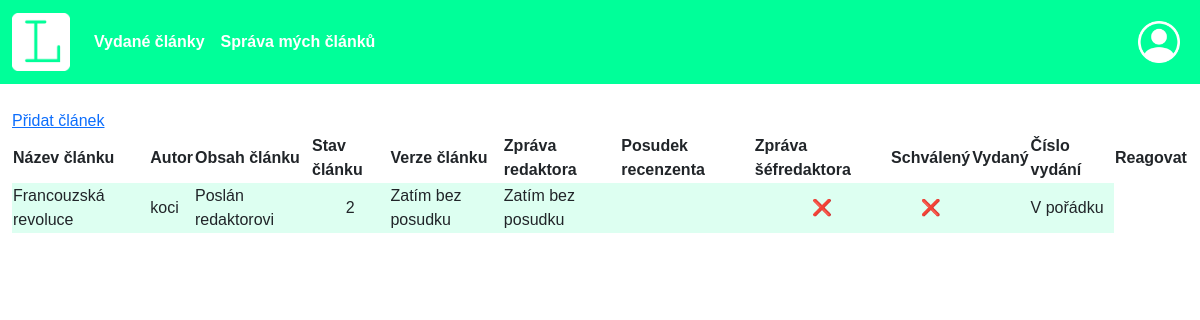
The app's page /KÓD/spravaClanku.php (signed in), older data.
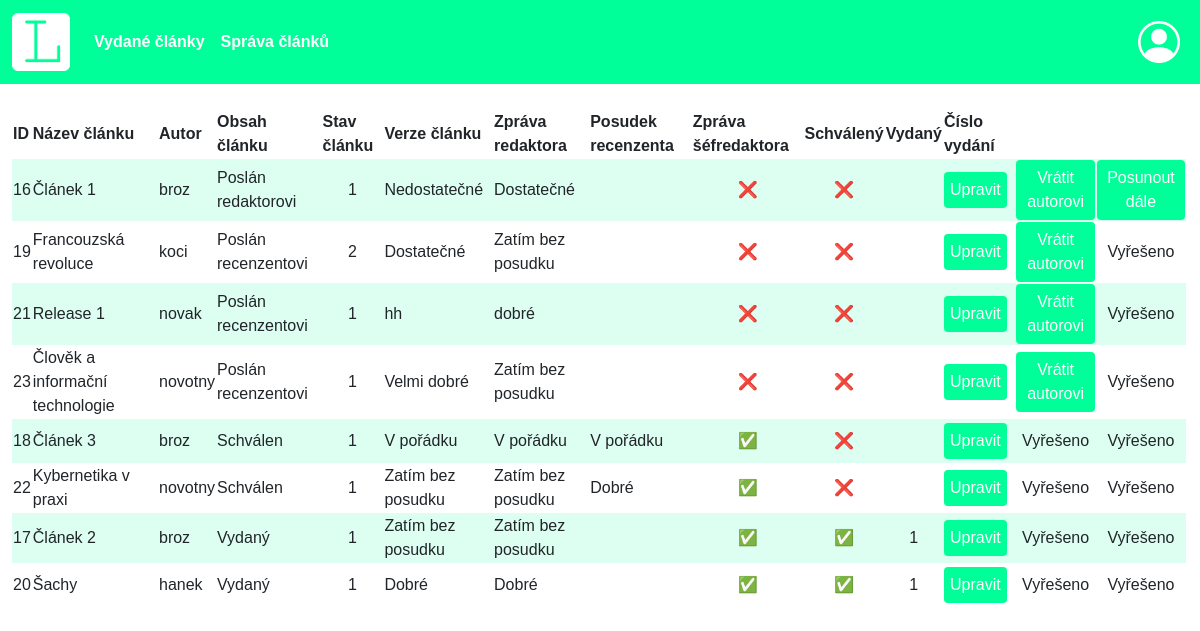
The same page, newer data.
### tables this page shows
CREATE TABLE `clanky` (
  `clanek_id` int(11) NOT NULL,
  `clanek_autor` int(11) NOT NULL,
  `clanek_nazev` varchar(120) NOT NULL,
  `clanek_obsah` varchar(150) NOT NULL,
  `clanek_vydany` bit(1) NOT NULL DEFAULT b'0',
  `clanek_schvaleny` bit(1) NOT NULL DEFAULT b'0',
  `clanek_stav` int(11) NOT NULL DEFAULT 1,
  `clanek_verze` int(11) NOT NULL DEFAULT 1,
  `clanek_vydani` int(11) DEFAULT NULL,
  `clanek_zpravaRedaktora` text NOT NULL DEFAULT 'Zatím bez posudku',
  `clanek_zpravaSefredaktora` text DEFAULT NULL,
  `clanek_zpravaRecenzenta` text NOT NULL DEFAULT 'Zatím bez posudku'
);

CREATE TABLE `users` (
  `user_id` int(11) NOT NULL,
  `user_name` varchar(30) NOT NULL,
  `user_sname` varchar(30) NOT NULL,
  `user_login` varchar(40) NOT NULL,
  `user_passwd` varchar(150) NOT NULL,
  `user_role` int(11) NOT NULL DEFAULT 3,
  `user_email` varchar(50) NOT NULL,
  `user_img` varchar(60) NOT NULL DEFAULT 'user.jpg'
);

CREATE TABLE `stavy` (
  `stav_id` int(11) NOT NULL,
  `stav_popis` varchar(150) NOT NULL
);

### KÓD/spravaClanku.php (the view, shortened to what this page needs)
<?php
  require "header.php";
  require "connectDB.php";
?>
<div class="container-fluid">
  <div class="row">
      <div class="col-12">
      <?php
  if(isset($_SESSION['role'])){
    $role = $_SESSION['role'];
    if($role==3){
      echo '<a href="pridatClanek.php">Přidat článek</a>';
      echo "<table class='w-100 sprava-tab'>";
      echo "<tr>";
      echo "<th>Název článku</th><th>Autor</th><th>Obsah článku</th><th>Stav článku</th><th>Verze článku</th><th>Zpráva redaktora</th><th>Posudek recenzenta</th><th>Zpráva šéfredaktora</th><th>Schválený</th><th>Vydaný</th><th>Číslo vydání</th><th>Reagovat</th>";
      $dotaz = "SELECT * FROM clanky join users on users.user_id=clanky.clanek_autor join stavy on stavy.stav_id=clanky.clanek_stav where user_id = ".$_SESSION['user_id'].";";
    }else{
      echo "<table class='w-100 sprava-tab'>";
      echo "<tr>";
      if($role == 6 || $role == 7 || $role == 2){
        $dotaz = "SELECT * FROM clanky join users on users.user_id=clanky.clanek_autor join stavy on stavy.stav_id=clanky.clanek_stav order by clanek_stav";
        echo "<th>ID</th><th>Název článku</th><th>Autor</th><th>Obsah článku</th><th>Stav článku</th><th>Verze článku</th><th>Zpráva redaktora</th><th>Posudek recenzenta</th><th>Zpráva šéfredaktora</th><th>Schválený</th><th>Vydaný</th><th>Číslo vydání</th><th></th><th></th><th></th>";
      }
    }
    $vysledek = mysqli_query($spojeni, $dotaz);
    echo "</tr>";
    $i = 0;
    while($radek = mysqli_fetch_assoc($vysledek)){
      if (($i%2)==1)
      {
        echo "<tr class='radek-clanky'>";
      }
      else echo "<tr class='radek radek-clanky'>";
      if(isset($role) && $role!=3)echo "<td align = center>".$radek['clanek_id']."</td>";
      echo "<td>".$radek['clanek_nazev']."</td>";
      echo "<td>".$radek['user_login']."</td>";
      echo "<td>".$radek['stav_popis']."</td>";
      echo "<td align = center>".$radek['clanek_verze']."</td>";
      echo "<td>".$radek['clanek_zpravaRedaktora']."</td>";
      echo "<td>".$radek['clanek_zpravaRecenzenta']."</td>";
      echo "<td>".$radek['clanek_zpravaSefredaktora']."</td>";
      echo "<td align = center>";
      if($radek['clanek_schvaleny']==0){
        echo "&#10060;";
      }else{
        echo "&#9989;";
      }
      echo "</td>";
      echo "<td align = center>";
      if($radek['clanek_vydany']==0){
        echo "&#10060;";
      }else{
        echo "&#9989;";
      }
      echo "</td>";
      echo "<td align = center>".$radek['clanek_vydani']."</td>";
      if($role == 2 || $role==6 || $role == 7 || $role==4){
        if($role == 4){
          if($radek["stav_id"]==2){
            echo '<td><a href="upravitClanek.php?id='.$radek["clanek_id"].'" class="btn">Upravit</a></td>';
          }else{
            echo '<td align=center>Vyřešeno</td>';
          }
        }else{
          echo '<td><a href="upravitClanek.php?id='.$radek["clanek_id"].'" class="btn">Upravit</a></td>';
        }
        if($radek['stav_id']==1 || $radek['stav_id']==2){
          if($radek['stav_id']==1){
            if($role!=4){
              echo '<td align=center><a href="reakce.php?id='.$radek["clanek_id"].'" class="btn">Vrátit autorovi</a></td>';
            }else echo '<td align=center>Vyřešeno</td>';
          }else{
            echo '<td align=center><a href="reakce.php?id='.$radek["clanek_id"].'" class="btn">Vrátit autorovi</a></td>';
          }
        }else{
          echo '<td align=center>Vyřešeno</td>';
        }
        if($role!=4){
          if($radek["stav_id"]==1){
            echo '<td><a href="reakceDale.php?id='.$radek["clanek_id"].'" class="btn">Posunout dále</a></td>';
          }else {
            echo '<td align=center>Vyřešeno</td>';
          }
        }
      }
      if($role==3){
        if($radek['stav_id'] == 3){
          echo '<td><a href="updateClanek.php?name='.$radek["clanek_nazev"].'">Reagovat</a></td>';
        }else{
          echo '<td>V pořádku</td>';
        }
      }
      echo "</tr>";
      $i++;
    }
    echo "</table>";
  }else{
    echo "<p>Nejste přihlášený!</p>";
  }
 ?>
      </div>
  </div>
</div>
 <?php
 require "footer.php";
  ?>

### KÓD/header.php (shortened to what this page needs)
<!DOCTYPE HTML>
<html lang="cs">
  <head>
    <link rel="stylesheet" href="css/style.css" type="text/css">
    <link href="https://cdn.jsdelivr.net/npm/bootstrap@5.1.3/dist/css/bootstrap.min.css" rel="stylesheet">
  </head>
  <body>
  <nav class="navbar navbar-expand-lg navbar-light" id="navik">
  <div class="container-fluid">
    <a class="navbar-brand" href="index.php"><img src="img/logo2.png" alt="" height="58"></a>
    <div class="collapse navbar-collapse " id="navbarNavDropdown">
      <ul class="navbar-nav me-auto">
        <li class="nav-item">
          <a class="nav-link" aria-current="page" href="clanky.php">Vydané články</a>
        </li>
        <?php
            if(isset($_SESSION["login"])){
              $role = $_SESSION["role"];
              if($_SESSION["role"]==3){
                echo('<li class="nav-item"><a class="nav-link"  href="spravaClanku.php">Správa mých článků</a></li>');
              }else if($role==2 || $role == 6 || $role==7 || $role==4){
                echo('<li class="nav-item"><a class="nav-link"  href="spravaClanku.php">Správa článků</a></li>');
              }
            }
        ?>
      </ul>
        <ul class="navbar-nav">
        <li class="nav-item dropstart">
          <img class="nav-link dropdown-toggle" id="user"  data-bs-toggle="dropdown" href="#" role="button" aria-expanded="false" src="img/user.png" height="58">
        </li>
        </ul>
    </div>
  </div>
</nav>

### KÓD/footer.php (shortened to what this page needs)
  </body>
</html>

### KÓD/css/style.css (style rules this page uses)
body { font-family: 'Cerebri Sans',sans-serif !important; font-size: 1rem !important; font-weight: 400 !important; }
#navik { background-color: #00FF99 !important; margin-bottom: 25px !important; }
.navbar-light .navbar-nav .nav-link { color: white !important; font-weight: 600 !important; }
#user { color: white !important; }
table { border-width: 0px !important; }
.radek { background-color:#DDFFF1 !important; }
.radek-clanky { height: 44px !important; }
.sprava-tab a { text-decoration: none !important; }
.sprava-tab .btn { background-color: #00FF99 !important; border: 0px; color: white !important; padding-right: 6px !important; padding-left: 6px !important; }

Row changes from the older to the newer data that the page shows:
now on this page (row edited): clanky: clanek_id "16", clanek_nazev "Článek 1", clanek_autor.user_login "broz", clanek_stav.stav_popis "Poslán redaktorovi", clanek_verze "1", clanek_zpravaRedaktora "Nedostatečné", clanek_zpravaRecenzenta "Dostatečné"
changed clanky "Francouzská revoluce": clanek_id (not shown) → "19"; clanek_stav.stav_popis "Poslán redaktorovi" → "Poslán recenzentovi"; clanek_zpravaRedaktora "Zatím bez posudku" → "Dostatečné"; text "V pořádku" → "Upravit Vrátit autorovi Vyřešeno"
now on this page (row edited): clanky: clanek_id "21", clanek_nazev "Release 1", clanek_autor.user_login "novak", clanek_stav.stav_popis "Poslán recenzentovi", clanek_verze "1", clanek_zpravaRedaktora "hh", clanek_zpravaRecenzenta "dobré", shows "Vyřešeno"
added clanky: clanek_id "23", clanek_nazev "Člověk a informační technologie", clanek_autor.user_login "novotny", clanek_stav.stav_popis "Poslán recenzentovi", clanek_verze "1", clanek_zpravaRedaktora "Velmi dobré", clanek_zpravaRecenzenta "Zatím bez posudku", shows "Vyřešeno"
now on this page (row edited): clanky: clanek_id "18", clanek_nazev "Článek 3", clanek_autor.user_login "broz", clanek_stav.stav_popis "Schválen", clanek_verze "1", clanek_zpravaRedaktora "V pořádku", clanek_zpravaRecenzenta "V pořádku", clanek_zpravaSefredaktora "V pořádku", shows "Vyřešeno"
added clanky: clanek_id "22", clanek_nazev "Kybernetika v praxi", clanek_autor.user_login "novotny", clanek_stav.stav_popis "Schválen", clanek_verze "1", clanek_zpravaRedaktora "Zatím bez posudku", clanek_zpravaRecenzenta "Zatím bez posudku", clanek_zpravaSefredaktora "Dobré", shows "Vyřešeno"
now on this page (row unchanged): clanky: clanek_id "17", clanek_nazev "Článek 2", clanek_autor.user_login "broz", clanek_stav.stav_popis "Vydaný", clanek_verze "1", clanek_zpravaRedaktora "Zatím bez posudku", clanek_zpravaRecenzenta "Zatím bez posudku", clanek_vydani "1", shows "Vyřešeno"
now on this page (row edited): clanky: clanek_id "20", clanek_nazev "Šachy", clanek_autor.user_login "hanek", clanek_stav.stav_popis "Vydaný", clanek_verze "1", clanek_zpravaRedaktora "Dobré", clanek_zpravaRecenzenta "Dobré", clanek_vydani "1", shows "Vyřešeno"
Text that changed along with them:
text no longer shown: "Správa mých článků Přidat článek Reagovat"
text now shown: "Správa článků ID"
